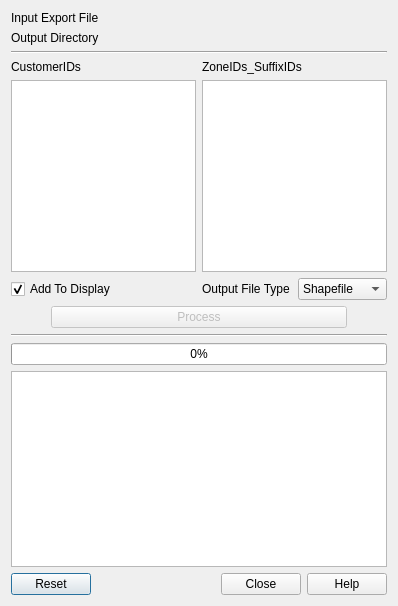
<?xml version="1.0" encoding="UTF-8"?>
<ui version="4.0">
 <class>MBRShapefileGeneratorDialogBase</class>
 <widget class="QDialog" name="MBRShapefileGeneratorDialogBase">
  <property name="geometry">
   <rect>
    <x>0</x>
    <y>0</y>
    <width>398</width>
    <height>606</height>
   </rect>
  </property>
  <property name="windowTitle">
   <string>MBR Shapefile Generator</string>
  </property>
  <layout class="QGridLayout" name="gridLayout_3">
   <item row="1" column="0">
    <widget class="Line" name="line">
     <property name="orientation">
      <enum>Qt::Horizontal</enum>
     </property>
    </widget>
   </item>
   <item row="5" column="0">
    <widget class="Line" name="line_2">
     <property name="orientation">
      <enum>Qt::Horizontal</enum>
     </property>
    </widget>
   </item>
   <item row="2" column="0">
    <layout class="QGridLayout" name="gridLayout_2">
     <item row="1" column="1">
      <widget class="QLabel" name="label_3">
       <property name="text">
        <string>CustomerIDs</string>
       </property>
      </widget>
     </item>
     <item row="1" column="3">
      <widget class="QLabel" name="label_4">
       <property name="text">
        <string>ZoneIDs_SuffixIDs</string>
       </property>
      </widget>
     </item>
     <item row="2" column="1">
      <widget class="QListWidget" name="customerid_list_widget"/>
     </item>
     <item row="2" column="3">
      <widget class="QListWidget" name="zoneid_list_widget"/>
     </item>
    </layout>
   </item>
   <item row="3" column="0">
    <layout class="QHBoxLayout" name="horizontalLayout_3">
     <item>
      <widget class="QCheckBox" name="display_check_box">
       <property name="text">
        <string>Add To Display</string>
       </property>
       <property name="checked">
        <bool>true</bool>
       </property>
       <property name="tristate">
        <bool>false</bool>
       </property>
      </widget>
     </item>
     <item>
      <layout class="QHBoxLayout" name="horizontalLayout_2">
       <item>
        <widget class="QLabel" name="label_5">
         <property name="layoutDirection">
          <enum>Qt::RightToLeft</enum>
         </property>
         <property name="text">
          <string>Output File Type</string>
         </property>
        </widget>
       </item>
       <item>
        <widget class="QComboBox" name="output_type_combo_box">
         <item>
          <property name="text">
           <string>Shapefile</string>
          </property>
         </item>
         <item>
          <property name="text">
           <string>KML</string>
          </property>
         </item>
        </widget>
       </item>
      </layout>
     </item>
    </layout>
   </item>
   <item row="0" column="0">
    <layout class="QGridLayout" name="gridLayout">
     <item row="0" column="0">
      <widget class="QLabel" name="label_2">
       <property name="text">
        <string>Input Export File</string>
       </property>
      </widget>
     </item>
     <item row="0" column="1">
      <widget class="QgsFileWidget" name="input_file_widget">
       <property name="filter">
        <string>CSV or Excel Files (*.csv *.xlsx)</string>
       </property>
      </widget>
     </item>
     <item row="1" column="0">
      <widget class="QLabel" name="label">
       <property name="text">
        <string>Output Directory</string>
       </property>
      </widget>
     </item>
     <item row="1" column="1">
      <widget class="QgsFileWidget" name="output_dir_file_widget">
       <property name="storageMode">
        <enum>QgsFileWidget::GetDirectory</enum>
       </property>
       <property name="options">
        <set>QFileDialog::ShowDirsOnly</set>
       </property>
      </widget>
     </item>
    </layout>
   </item>
   <item row="8" column="0">
    <widget class="QDialogButtonBox" name="button_box">
     <property name="orientation">
      <enum>Qt::Horizontal</enum>
     </property>
     <property name="standardButtons">
      <set>QDialogButtonBox::Close|QDialogButtonBox::Help|QDialogButtonBox::Reset</set>
     </property>
    </widget>
   </item>
   <item row="4" column="0">
    <layout class="QHBoxLayout" name="horizontalLayout" stretch="0,1,0">
     <item>
      <spacer name="horizontalSpacer">
       <property name="orientation">
        <enum>Qt::Horizontal</enum>
       </property>
       <property name="sizeHint" stdset="0">
        <size>
         <width>40</width>
         <height>20</height>
        </size>
       </property>
      </spacer>
     </item>
     <item>
      <widget class="QPushButton" name="process_button">
       <property name="enabled">
        <bool>false</bool>
       </property>
       <property name="text">
        <string>Process</string>
       </property>
      </widget>
     </item>
     <item>
      <spacer name="horizontalSpacer_2">
       <property name="orientation">
        <enum>Qt::Horizontal</enum>
       </property>
       <property name="sizeHint" stdset="0">
        <size>
         <width>40</width>
         <height>20</height>
        </size>
       </property>
      </spacer>
     </item>
    </layout>
   </item>
   <item row="6" column="0">
    <widget class="QProgressBar" name="progress_bar">
     <property name="value">
      <number>0</number>
     </property>
     <property name="textVisible">
      <bool>true</bool>
     </property>
     <property name="orientation">
      <enum>Qt::Horizontal</enum>
     </property>
    </widget>
   </item>
   <item row="7" column="0">
    <widget class="QPlainTextEdit" name="log_text_edit">
     <property name="readOnly">
      <bool>true</bool>
     </property>
    </widget>
   </item>
  </layout>
 </widget>
 <customwidgets>
  <customwidget>
   <class>QgsFileWidget</class>
   <extends>QWidget</extends>
   <header>qgsfilewidget.h</header>
  </customwidget>
 </customwidgets>
 <resources/>
 <connections>
  <connection>
   <sender>button_box</sender>
   <signal>accepted()</signal>
   <receiver>MBRShapefileGeneratorDialogBase</receiver>
   <slot>accept()</slot>
   <hints>
    <hint type="sourcelabel">
     <x>20</x>
     <y>20</y>
    </hint>
    <hint type="destinationlabel">
     <x>20</x>
     <y>20</y>
    </hint>
   </hints>
  </connection>
  <connection>
   <sender>button_box</sender>
   <signal>rejected()</signal>
   <receiver>MBRShapefileGeneratorDialogBase</receiver>
   <slot>reject()</slot>
   <hints>
    <hint type="sourcelabel">
     <x>20</x>
     <y>20</y>
    </hint>
    <hint type="destinationlabel">
     <x>20</x>
     <y>20</y>
    </hint>
   </hints>
  </connection>
 </connections>
</ui>
